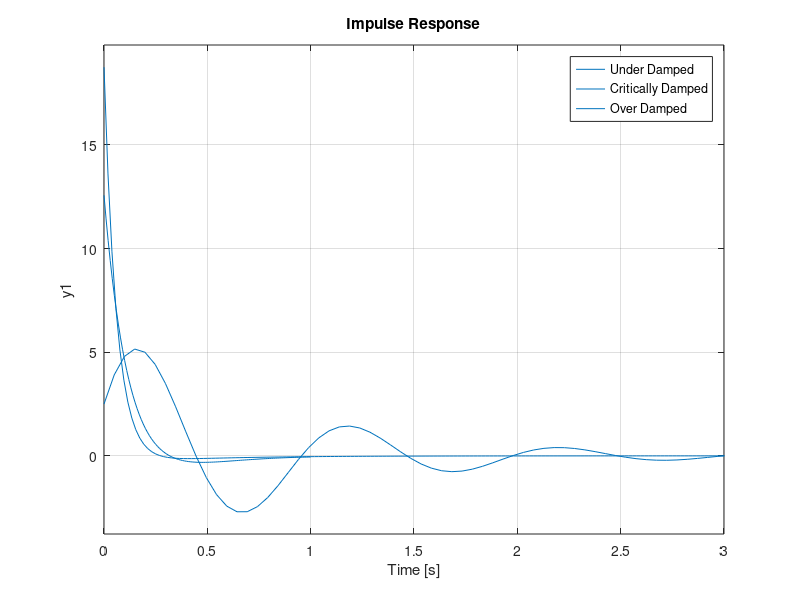

Here is the MATLAB script that generated this plot:
clc;
clear all;

%% TASK 1.1
m_p = 0.16; %kg
c_p = 0.4; %Ns/m
k_p = 6.32; %N/m
c_p1 = 2.0112;
c_p2 = 3;

w_n = sqrt(k_p/m_p);
zeta = c_p/(2*sqrt(k_p*m_p));
zeta1 = c_p1/(2*sqrt(k_p*m_p));
zeta2 = c_p2/(2*sqrt(k_p*m_p));

%% TASK 1.3

H = tf([0,2*zeta*w_n,w_n^2],[1,2*zeta*w_n,w_n^2]);
H1 = tf([0,2*zeta1*w_n,w_n^2],[1,2*zeta1*w_n,w_n^2]);
H2 = tf([0,2*zeta2*w_n,w_n^2],[1,2*zeta2*w_n,w_n^2]);
% fr= 0:0.01:100;
% [mag,phase,wout] = bode(H1,fr);
% bode(H,H1);
% set(findall(gcf,'type','line'), 'LineWidth', 2);
% bode(H1);

% %% task 1.3
% 
% %% sine excitation
% t = 0:0.01:10;
% excitation_sin = 0.05*sin(3*t);
% 
% % figure()
% % plot(t,excitation_sin)
% 
% figure(1)
% lsim(H,excitation_sin,t) % sine excitation
% hold on;
% set(findall(gcf,'type','line'), 'LineWidth', 2);
% 
% %% Impulse
% stepinput = 0.05*ones([1 length(t)]);
% for i = 101:length(t)
%    stepinput(i) = 0; 
% end
% 
% figure(2)
% lsim(H,stepinput,t) % impulse excitation
% hold on;
% set(findall(gcf,'type','line'), 'LineWidth', 2);
% 
% %% PSD
% w = 0:25;
% PSD = (4.028e-7)./((2.88e-4)+(0.68*w.^2)+w.^4);
% Hfreqdomain = freqresp(H,w);
% H = abs(Hfreqdomain(:))';
% PSD = H.^2.*PSD;
% 
% figure(3)
% semilogy(w,PSD)
% hold on;
% set(findall(gcf,'type','line'), 'LineWidth', 2);

%% Impulse (instantaneous)

impulse(H)
hold on
impulse(H1)
hold on
impulse(H2)
legend('Under Damped','Critically Damped','Over Damped')
